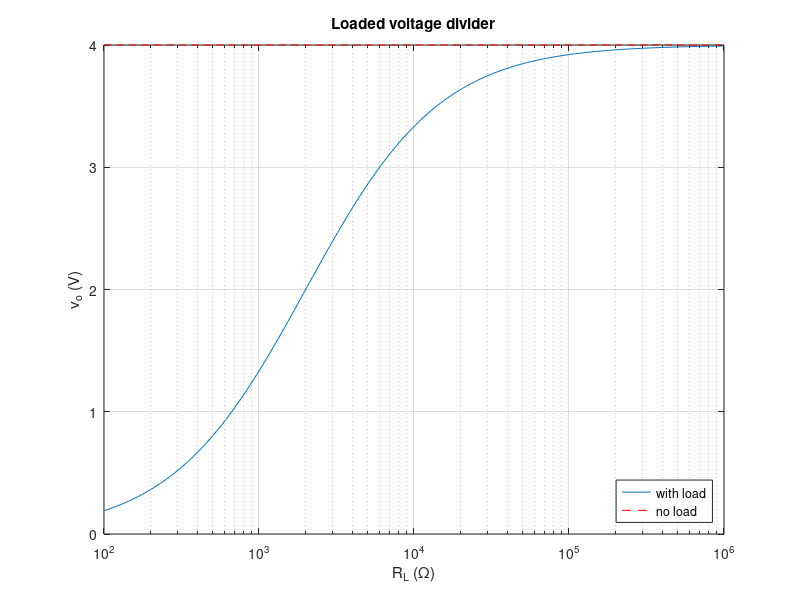

Write the MATLAB code that produced this figure.
% Circuits 1 — The Voltage-Divider and Current-Divider Circuits
%title: The Loaded Voltage Divider
%ar-title: مقسّم الجهد مع الحمل
%lesson: c1-resistive-3
%course: circuits-1

%% Without and with the load
%ar: المثال: 12 V، R1 = 6 kΩ، R2 = 3 kΩ. بدون حمل: vo = Vs R2/(R1+R2). مع حمل 3 kΩ: R2 يصير R2 ∥ RL.
Vs = 12; R1 = 6e3; R2 = 3e3; RL = 3e3;
par = @(a, b) a.*b./(a + b);
vo0 = Vs*R2/(R1 + R2);
voL = Vs*par(R2, RL)/(R1 + par(R2, RL));
fprintf('no load: %g V, with 3 k load: %g V\n', vo0, voL)

%% The output versus the load
%ar: نغيّر الحمل من 100 Ω إلى 1 MΩ ونرسم الخرج بمحور لوغاريتمي: الخرج يقترب من 4 V فقط إذا كان الحمل أكبر بكثير من R2.
RL = logspace(2, 6, 200);
vo = Vs*par(R2, RL)./(R1 + par(R2, RL));
semilogx(RL, vo); grid on; hold on; semilogx(RL, vo0*ones(size(RL)), 'r--'); hold off
xlabel('R_L (\Omega)'); ylabel('v_o (V)'); title('Loaded voltage divider'); legend('with load', 'no load', 'Location', 'southeast')

%%! Project idea: design a divider that tolerates the load
%ar: مشروع تصميم: نريد خرجًا لا ينزل أكثر من 5% مع حمل 10 kΩ. نجرب مقاسات مختلفة لـ R1 و R2 (بنفس النسبة 2:1) ونختار الأكبر الذي يحقق الشرط (أقل استهلاك).
scale = [10 100 1e3 1e4]; RL = 10e3;
for s = scale
    a = 2*s; b = s; v = Vs*par(b, RL)/(a + par(b, RL)); drop = (4 - v)/4*100;
    fprintf('R1 = %6g, R2 = %6g: vo = %.3f V, drop %.1f%%, current %.2f mA\n', a, b, v, drop, Vs/(a + par(b, RL))*1e3)
end
